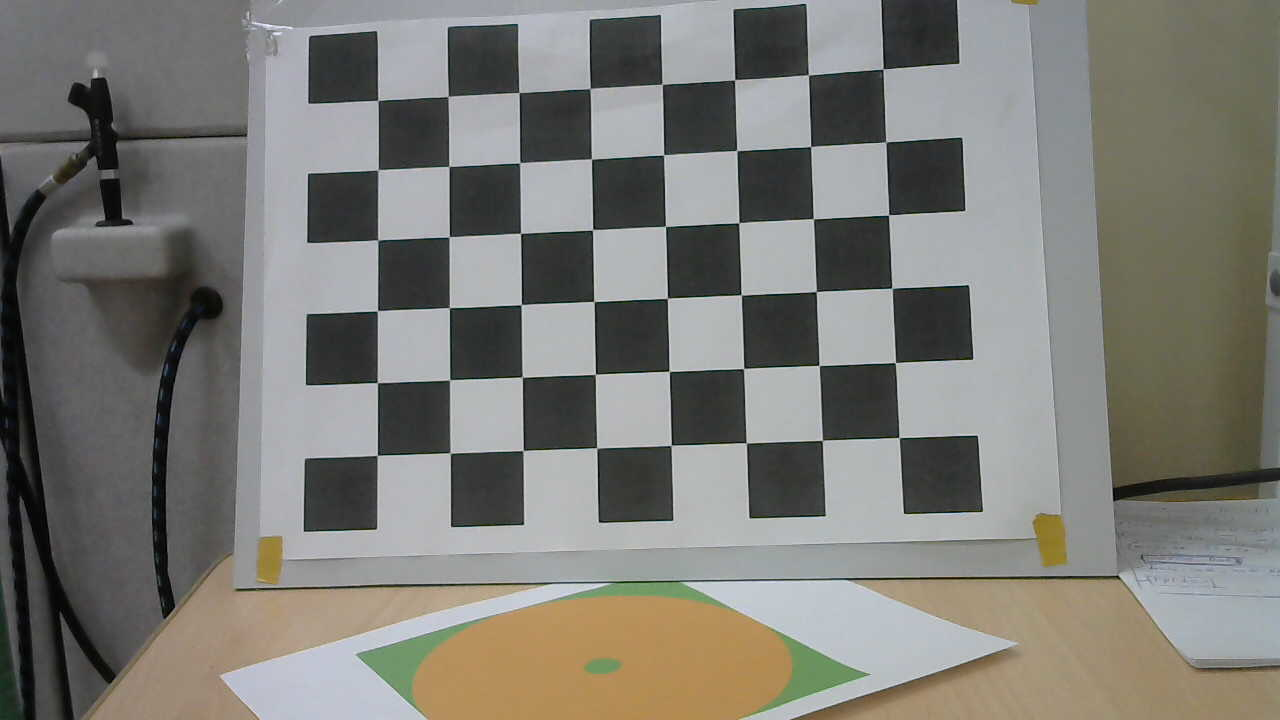
#> input picture calibrate/my_photo-1.jpg, 1280 x 720 px; its folder holds only this picture in this run
$ python camera_calibrate.py
#> lines starting #> are read from the running program, lines starting #| are printed output that depends on the picture; after the words box and inside, x2 and y2 are one past the last pixel; in counts of white or black regions, pixels touching at a corner belong together
import numpy as np
import cv2
import glob

# termination criteria
criteria = (cv2.TERM_CRITERIA_EPS + cv2.TERM_CRITERIA_MAX_ITER, 30, 0.001)

# prepare object points, like (0,0,0), (1,0,0), (2,0,0) ....,(6,5,0)
objp = np.zeros((6*8,3), np.float32)
objp[:,:2] = np.mgrid[0:8,0:6].T.reshape(-1,2)

# Arrays to store object points and image points from all the images.
objpoints = [] # 3d point in real world space
imgpoints = [] # 2d points in image plane.

images = glob.glob('~/anton_catkin_ws/src/cv_camera/calibrate/*.jpg')

for fname in images:
    img = cv2.imread(fname)
#> img is the input picture: shape (720, 1280, 3); mean B, G, R 117.8, 123.5, 124.3
    gray = cv2.cvtColor(img,cv2.COLOR_BGR2GRAY)
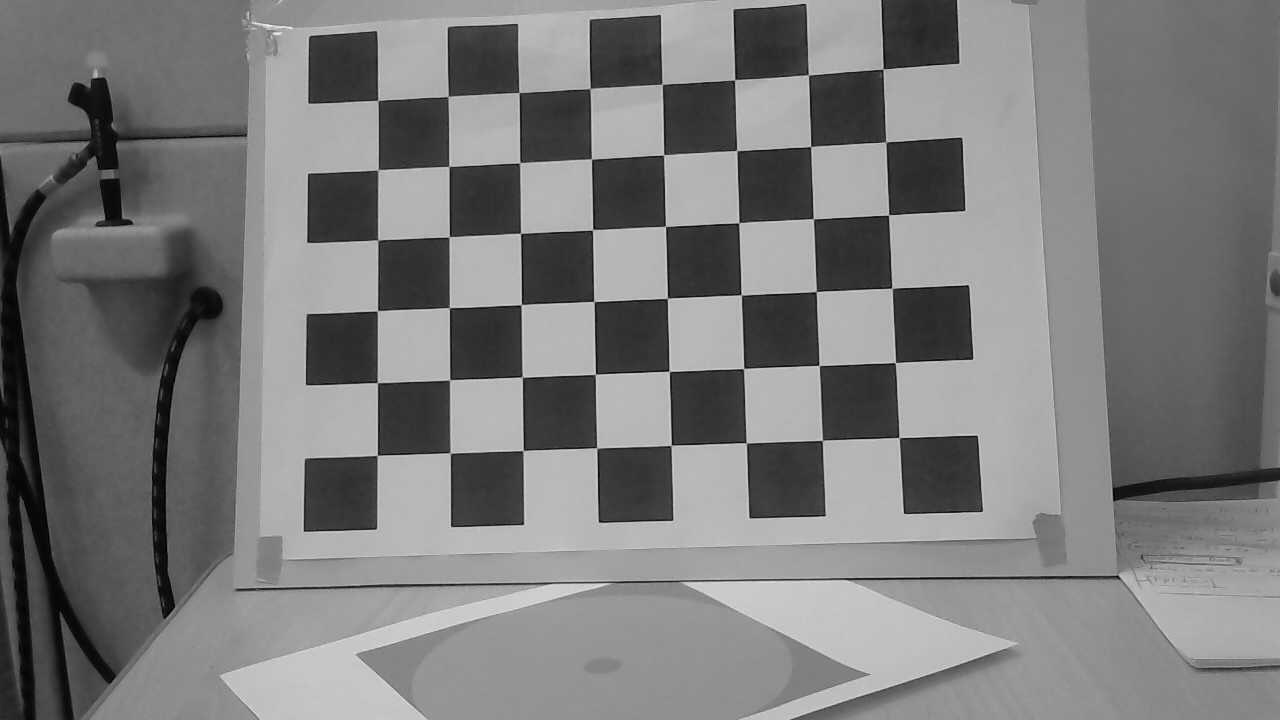
#> gray: shape (720, 1280); min 0, max 248, mean 123.2

    # Find the chess board corners
    ret, corners = cv2.findChessboardCorners(gray, (8,6),None)
#> ret = True; corners = 48 rows, first 8: [377.7, 100.5], [447.8, 96.25], [519.2, 92.51], [589.9, 88.48], [661.8, 84.25], [734.6, 79.73], [808.2, 75.14], [882.9, 68.79]

    # If found, add object points, image points (after refining them)
    if ret == True:

        print(ret)
#| True
        objpoints.append(objp)

        corners2 = cv2.cornerSubPix(gray,corners,(11,11),(-1,-1),criteria)
#> corners2 = 48 rows, first 8: [377.8, 100.5], [448.2, 96.41], [519, 92.54], [590.1, 88.55], [662.1, 84.32], [734.6, 79.76], [808.4, 74.88], [883.2, 69.15]
        imgpoints.append(corners2)

        # Draw and display the corners
        img = cv2.drawChessboardCorners(img, (8,6), corners2,ret)
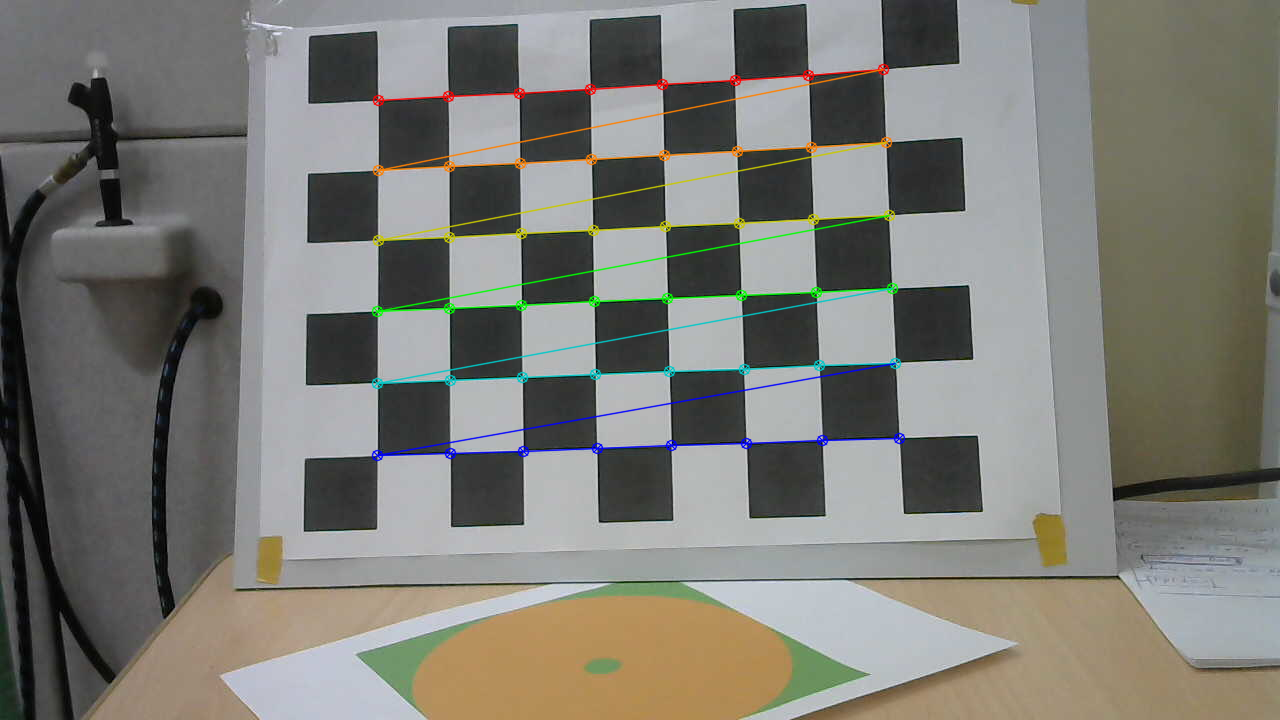
#> img: shape (720, 1280, 3); 2.25% of pixels changed, all inside (x1, y1, x2, y2) = (371, 63, 906, 462)
        cv2.imshow('img',img)
        cv2.waitKey(500)

ret, mtx, dist, rvecs, tvecs = cv2.calibrateCamera(objpoints, imgpoints, gray.shape[::-1],None,None)
#> ret = 0.19; mtx = [[1405.9, 0, 519.2], [0, 1457.8, 644.5], [0, 0, 1]]; dist = [[0.0352, 0.0473, 0.00777, -0.00504, 0.436]]; rvecs = ([-0.144, 0.0933, -0.0157],); tvecs = ([-1.98, -7.44, 19.94],)

# [22 lines of commented-out code are left out]

cv2.destroyAllWindows()
